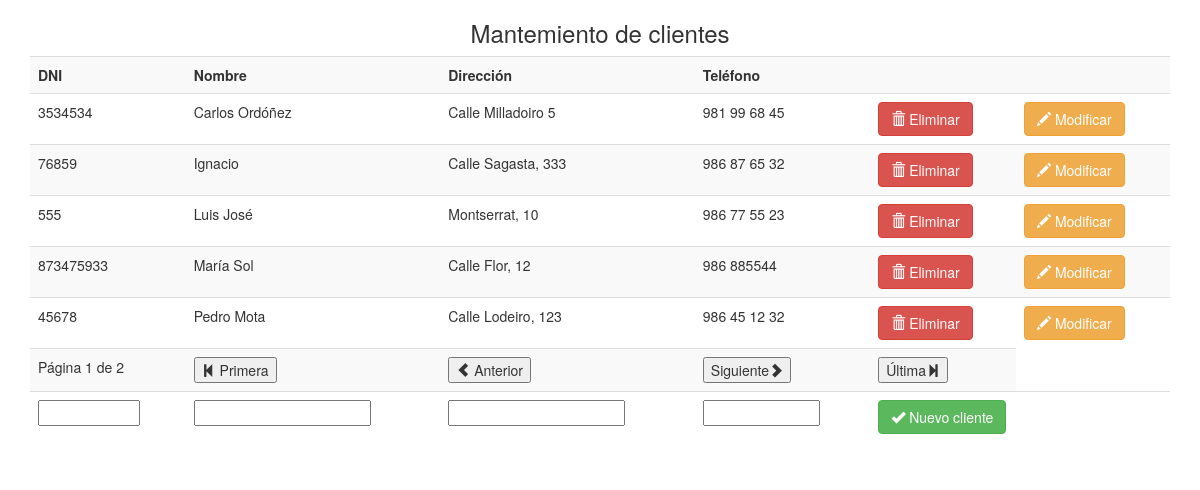
The app's page /4_3/pagina.php?ejercicio=4_3_2/02 with its own data.
### tables this page shows
CREATE TABLE IF NOT EXISTS `cliente` (
  `dni` varchar(10) NOT NULL,
  `nombre` varchar(50) NOT NULL,
  `direccion` varchar(200) NOT NULL,
  `telefono` varchar(20) NOT NULL,
  PRIMARY KEY (`dni`)
);

### 4_3/4_3_2/02.php (the view, shortened to what this page needs)
<h3 class="text-center">Mantemiento de clientes</h3>
<?php
$conexion = mysqli_connect("localhost", "root", "");
mysqli_select_db($conexion, "banco",);
$listadoClientes = "SELECT dni, nombre, direccion, telefono FROM cliente";
$consulta = mysqli_query($conexion, $listadoClientes);
$numClientes = mysqli_num_rows($consulta);
$numPaginas = floor(abs($numClientes - 1) / 5) + 1;
?>
<table class="table table-striped">
  <tr>
    <th>DNI</th>
    <th>Nombre</th>
    <th>Dirección</th>
    <th>Teléfono</th>
    <th></th>
    <th></th>
  </tr>
  <?php
  $listadoClientes = "SELECT dni, nombre, direccion, telefono FROM cliente ORDER BY nombre LIMIT " . (($_SESSION['pagina'] - 1) * 5) . ", 5";
  $consulta = mysqli_query($conexion, $listadoClientes);
  while ($registro = mysqli_fetch_array($consulta)) {
  ?>
    <tr>
      <td><?= $registro['dni'] ?></td>
      <td><?= $registro['nombre'] ?></td>
      <td><?= $registro['direccion'] ?></td>
      <td><?= $registro['telefono'] ?></td>
      <td>
        <form action="pagina.php" method="post">
          <button type="submit" class="btn btn-danger"><span class="glyphicon glyphicon-trash"></span> Eliminar</button>
        </form>
      </td>
      <td>
        <form action="pagina.php" method="post">
          <button type="submit" class="btn btn-warning"><span class="glyphicon glyphicon-pencil"></span> Modificar</button>
        </form>
      </td>
    </tr>
  <?php
  }
  ?>
  <tr>
    <td>Página <?= $_SESSION['pagina'] ?> de <?= $numPaginas ?></td>
    <td>
      <form action="pagina.php" method="post">
        <button type="submit" name="pagina" value="Primera"><span class="glyphicon glyphicon-step-backward"></span> Primera</button>
      </form>
    </td>
    <td>
      <form action="pagina.php" method="post">
        <button type="submit" name="pagina" value="Anterior"><span class="glyphicon glyphicon-chevron-left"></span> Anterior</button>
      </form>
    </td>
    <td>
      <form action="pagina.php" method="post">
        <button type="submit" name="pagina" value="Siguiente"> Siguiente<span class="glyphicon glyphicon-chevron-right"></span></button>
      </form>
    </td>
    <td>
      <form action="pagina.php" method="post">
        <button type="submit" name="pagina" value="Ultima"> Última<span class="glyphicon glyphicon-step-forward"></span></button>
      </form>
    </td>
    <form action="pagina.php" method="post">
  <tr>
    <td><input type="text" name="dni" size="10"></td>
    <td><input type="text" name="nombre"></td>
    <td><input type="text" name="direccion"></td>
    <td><input type="text" name="telefono" size="12"></td>
    <td colspan="2">
      <button type="submit" class="btn btn-success"><span class="glyphicon glyphicon-ok"></span> Nuevo cliente</button>
    </td>
  </tr>
  </form>
</table>

### records on screen
cliente: dni "3534534", nombre "Carlos Ordóñez", direccion "Calle Milladoiro 5", telefono "981 99 68 45"
cliente: dni "76859", nombre "Ignacio", direccion "Calle Sagasta, 333", telefono "986 87 65 32"
cliente: dni "555", nombre "Luis José", direccion "Montserrat, 10", telefono "986 77 55 23"
cliente: dni "873475933", nombre "María Sol", direccion "Calle Flor, 12", telefono "986 885544"
cliente: dni "45678", nombre "Pedro Mota", direccion "Calle Lodeiro, 123", telefono "986 45 12 32"

### other values on screen
$_SESSION['pagina'] "1"
$numPaginas "2"
